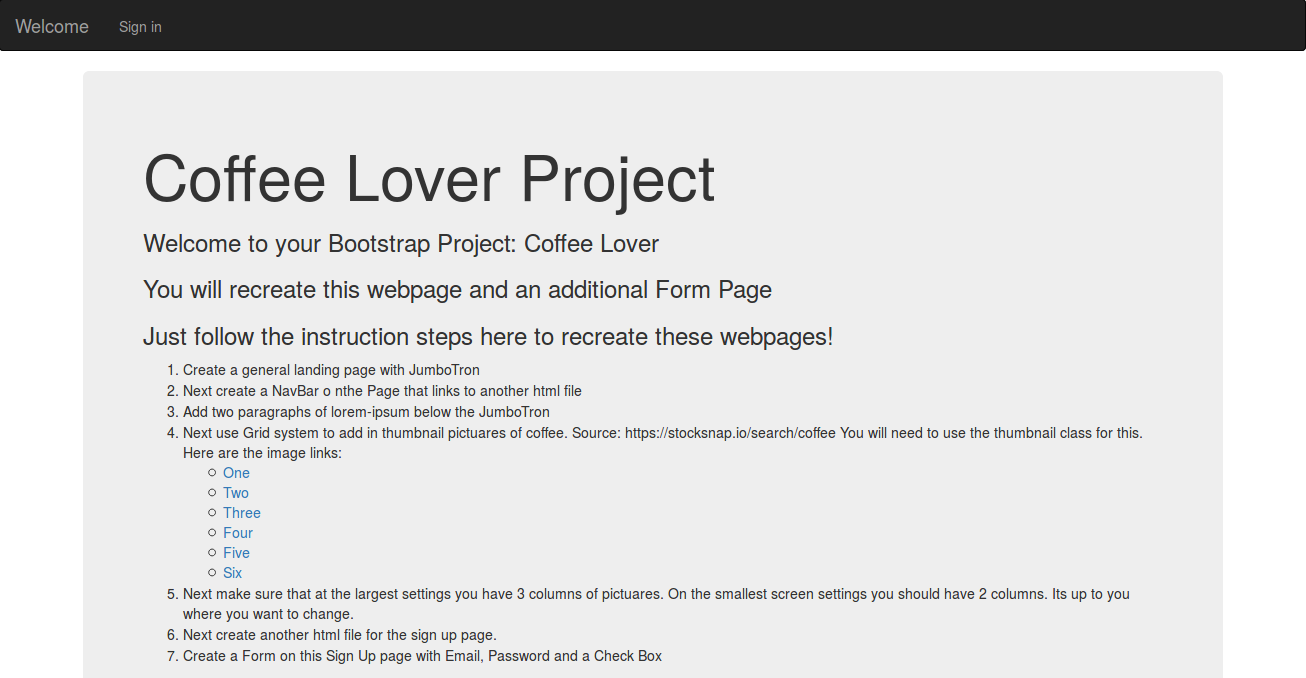
#> input picture thumbnails/bootstrap.png, 1306 x 678 px; its folder holds 4 pictures in this run
$ python crop.py
#> lines starting #> are read from the running program, lines starting #| are printed output that depends on the picture
from glob import glob
from PIL import Image
import matplotlib.pyplot as plt

images = glob("*.png")
for image in images:
    img = Image.open(image)
#> img is the input picture: PIL image 1306x678 RGB; mean R, G, B 218.7, 218.8, 218.8
    img2 = img.crop((50, 90, img.size[0]-10, img.size[1]))
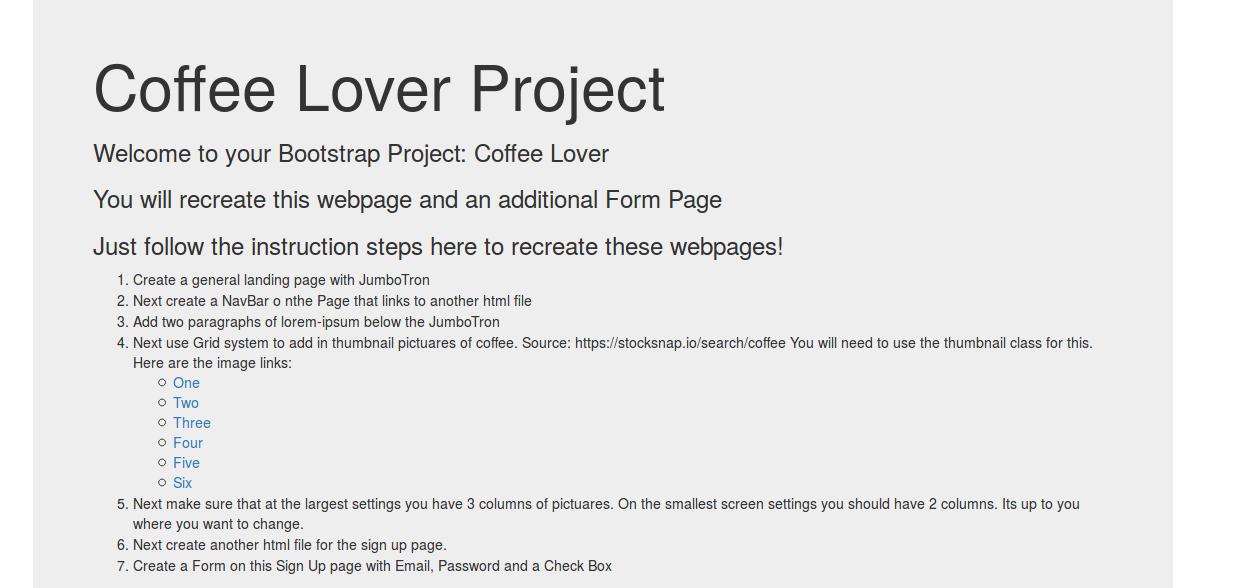
#> img2: PIL image 1246x588 RGB; mean R, G, B 231.7, 231.8, 231.8
    img2.save(image)
#> pass 2 of the loop `for image in images:`:
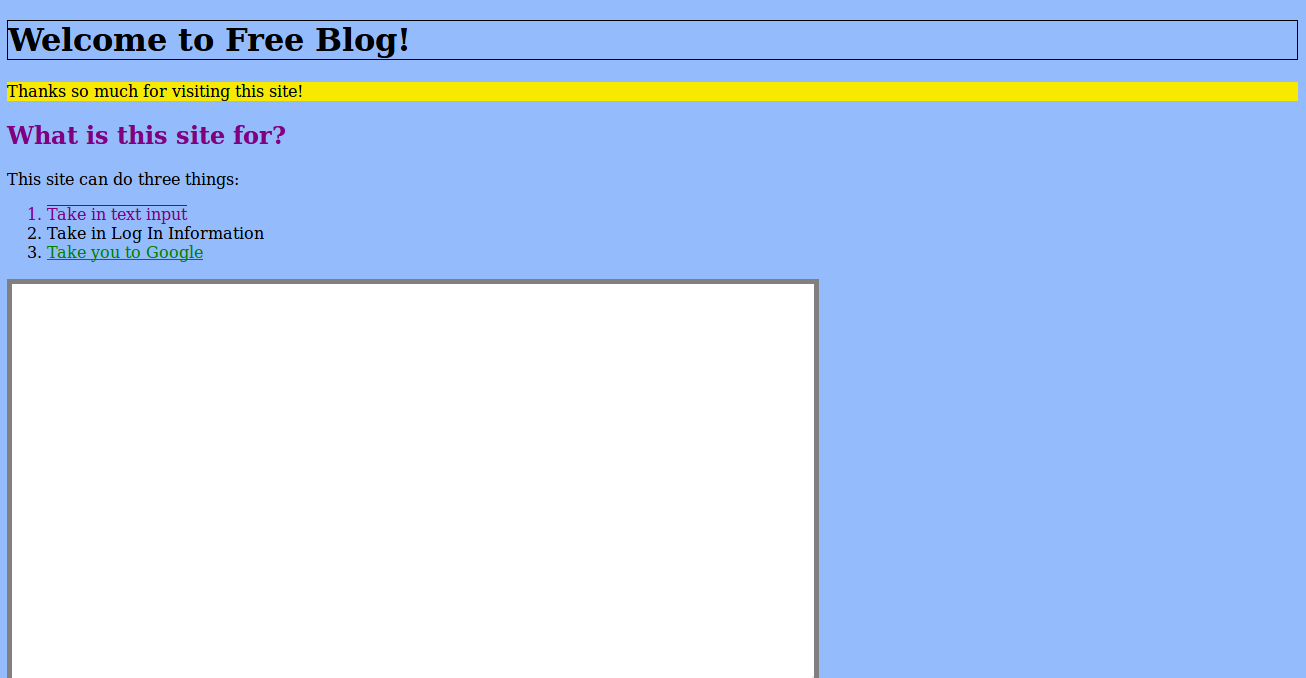
#> input picture thumbnails/css_one.png, 1306 x 678 px
#> img is the input picture: PIL image 1306x678 RGB; mean R, G, B 187, 210.2, 242.2
#> `img2 = img.crop((50, 90, img.size[0]-10, img.size[1]))`:
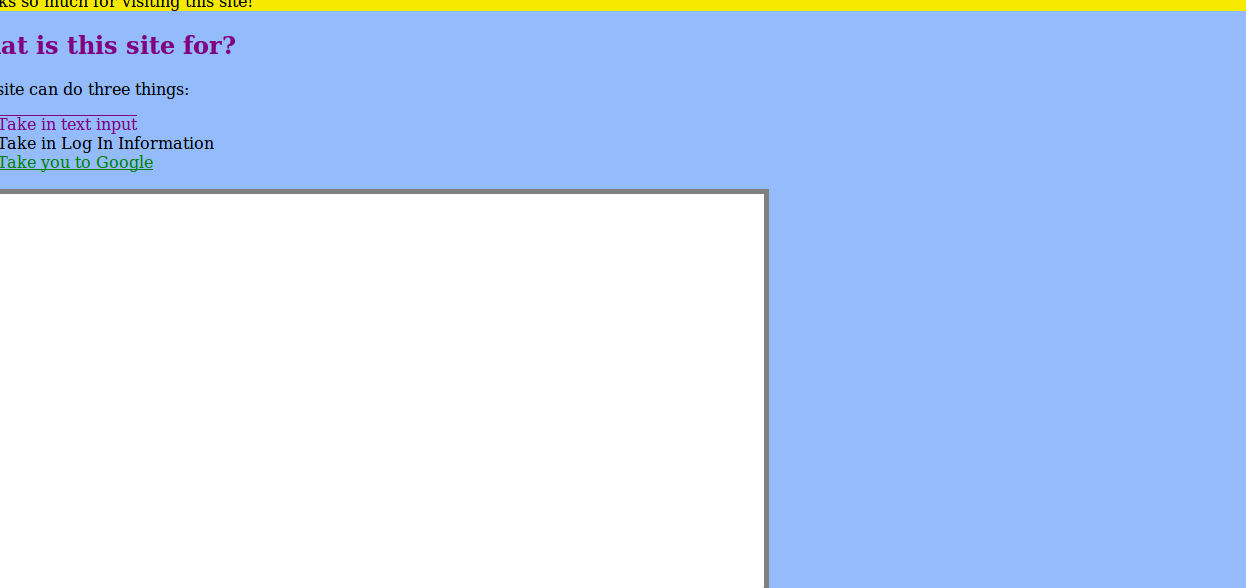
#> img2: PIL image 1246x588 RGB; mean R, G, B 193, 214.8, 246.5
#> pass 3 of the loop `for image in images:`:
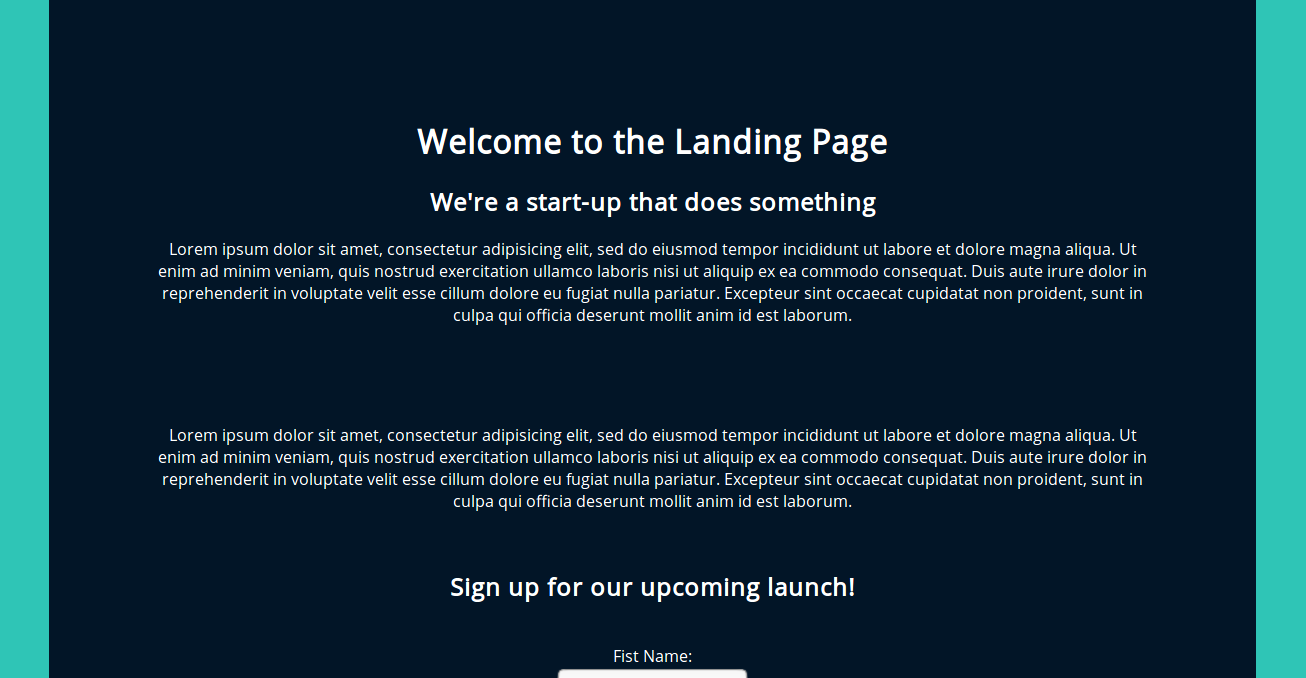
#> input picture thumbnails/css_three.png, 1306 x 678 px
#> img is the input picture: PIL image 1306x678 RGB; mean R, G, B 14.3, 42.7, 57.4
#> `img2 = img.crop((50, 90, img.size[0]-10, img.size[1]))`:
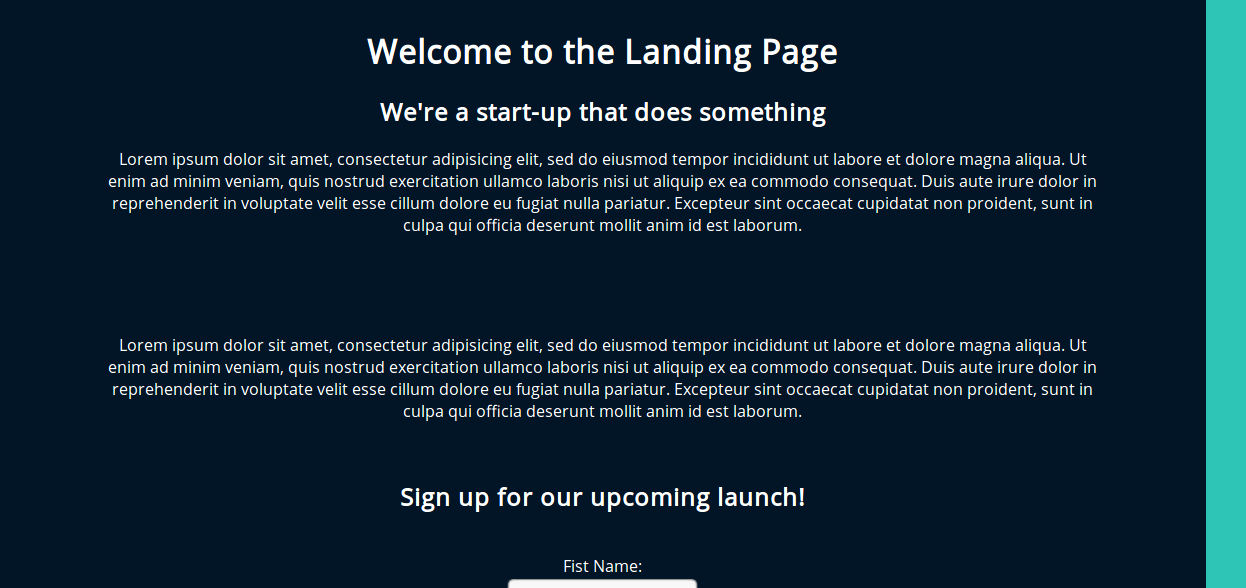
#> img2: PIL image 1246x588 RGB; mean R, G, B 14.2, 36.8, 52.7
#> the loop made 4 passes; the first 3 are shown
